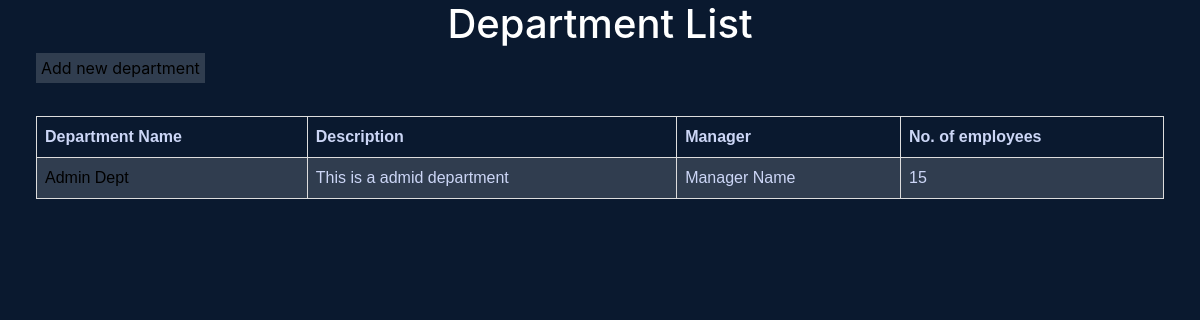
The app's page /ad/department-list (signed in), older data.
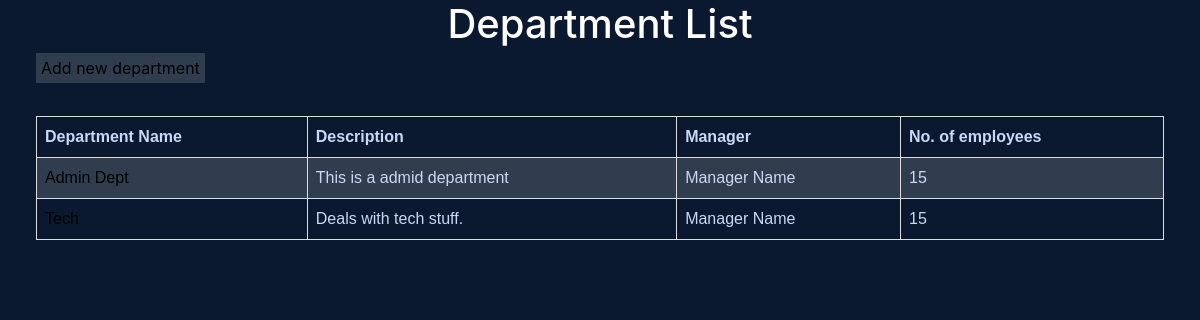
The same page, newer data.
### core/models.py (models this page shows, shortened)
class Department(models.Model):
	name = models.CharField(max_length=60)
	description = models.CharField(max_length=264)

### assignment/views.py (the view)
# urls.py: path('department-list', DepartmentList.as_view(), name='department-list')
class DepartmentList(AdminRequiredMixin, ListView):
	template_name = "assignment/departmentlist.html"
	model = Department
	context_object_name = 'department'

### assignment/views.py (called while the page is built)
    def dispatch(self, request, *args, **kwargs):
        usr = request.user
        if usr.is_authenticated and usr.is_superuser:
            pass
        else:
            return redirect('core:index')
        return super().dispatch(request, *args, **kwargs)

### assignment/templates/assignment/departmentlist.html
{% extends 'core/base.html' %}
{% block content %}
	<h1>Department List</h1>
	<a class='add-dept' href="{% url 'createMode:create-departent' %}">
		Add new department
	</a>
	<table>
		<tr>
			<th>Department Name</th>
			<th>Description</th>
			<th>Manager</th>
			<th>No. of employees</th>
		</tr>
			{% for department in department %}
				<tr>
			    	<td> <a href="#">
			    		{{ department.name}}
			    	</a></td>
			    	<td> {{ department.description }}</td>
			    	<td> Manager Name</td>
			    	<td> 15 </td>
			    </tr>
			{% endfor %}
	</table>
{% endblock %}

Row changes from the older to the newer data that the page shows:
added Department: name "Tech", description "Deals with tech stuff."
